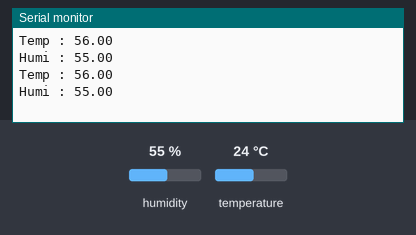
This sketch was run on a simulated Arduino Uno, built with avr-gcc and run on an emulated ATmega328P. Shown: the last lines printed to the serial monitor. The inputs (shaded band) are chosen by the test bench; at power-on: humidity 55 %, temperature 24 °C.

Above: at 4.2 s.
4.3 s: humidity set to 22 %
At 6.5 s:
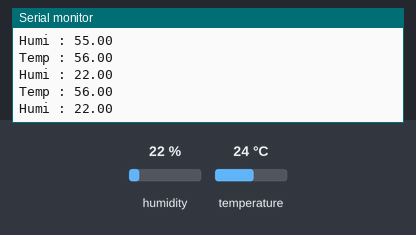
7.0 s: temperature set to 12 °C
At 7.9 s:
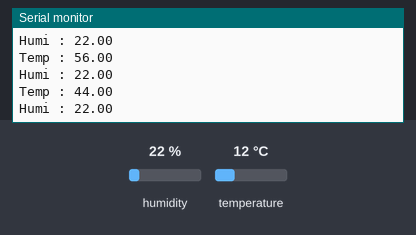
9.7 s: humidity set to 40 %
At 12.7 s:
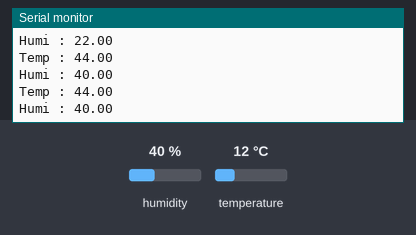
Timing chart, 0 to 14.2 s (numbered marks = the images above; inputs shaded):
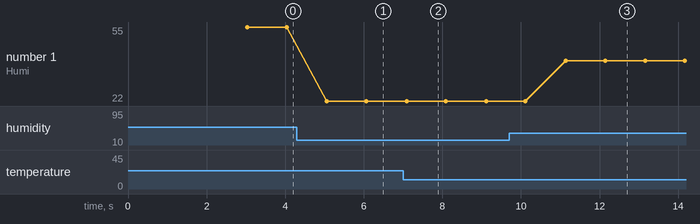

Measured:
- after the input at 4.3 s, the serial monitor: prints a new line after 0.76 s (image 1)
- after the input at 7.0 s, the serial monitor: prints a new line after 0.07 s (image 2)
- after the input at 9.7 s, the serial monitor: prints a new line after 1.4 s (image 3)
- plotted number 1: 55 → 22 after the input at 4.3 s, 22 → 40 after the input at 9.7 s

The sketch:

dht11_temperature_humidity_sensor.ino
```cpp
#include <DHT.h>
#define dht_apin A2
#include<LiquidCrystal.h>
LiquidCrystal lcd(13,12,11,10,9,8);
DHT dht(dht_apin, DHT11);

void setup()

{
dht.begin();
Serial.begin(9600);
delay(3000);
}

void loop()

{
float temp, hum;
temp=dht.readTemperature();
temp = temp * (9/5) + 32;
hum=dht.readHumidity();

Serial.print("Temp : ");
Serial.println(temp);
Serial.print("Humi : ");
Serial.println(hum);
delay(1000);
}
```
